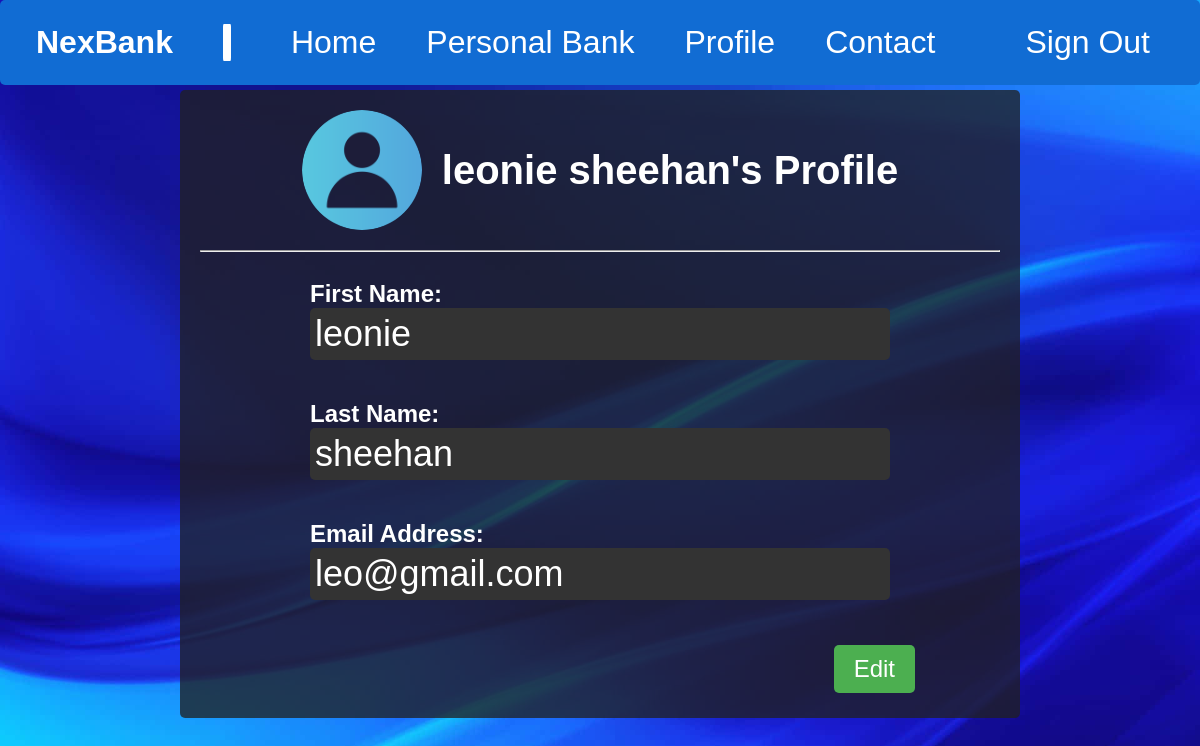
The app's page /profile (signed in), older data.
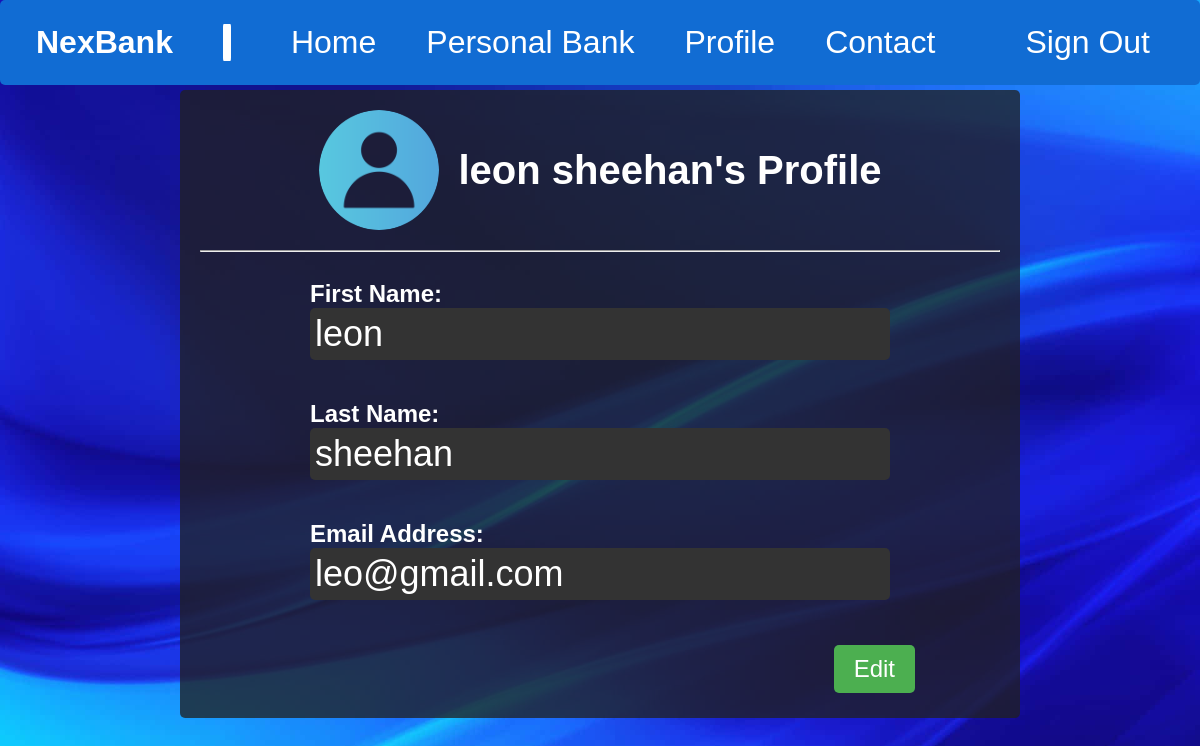
The same page, newer data.
### tables this page shows
CREATE TABLE "users" (
	"user_id"	INTEGER,
	"firstName"	TEXT,
	"lastName"	TEXT,
	"email"	TEXT NOT NULL UNIQUE,
	"password"	TEXT NOT NULL,
	PRIMARY KEY("user_id" AUTOINCREMENT)
);

### app.py (the view)
@app.route('/profile', methods=['GET', 'POST'])
def profile():
    if 'email' not in session:
        return redirect(url_for('login'))
    conn = get_db_connection()
    if request.method == 'POST':
        firstName = request.form['firstName']
        lastName = request.form['lastName']
        email = request.form['email']
        conn.execute('UPDATE users SET firstName = ?, lastName = ?, email = ? WHERE email = ?',
                     (firstName, lastName, email, session['email']))
        conn.commit()
        conn.close()
        session['email'] = email
        return redirect(url_for('profile'))
    else:
        user = conn.execute('SELECT * FROM users WHERE email = ?', (session['email'],)).fetchone()
        conn.close()
        return render_template('profile.html', email=session['email'], firstName=user['firstName'], lastName=user['lastName'])

### app.py (called while the page is built)
def get_db_connection():
    try:
        script_dir = os.path.dirname(os.path.abspath(__file__))
        db_path = os.path.join(script_dir, "database", "bankingDB.db")
        if not os.path.exists(db_path):
            raise FileNotFoundError(f"Database file not found at {db_path}")
        conn = sqlite3.connect(db_path)
        conn.row_factory = sqlite3.Row
        return conn
    except sqlite3.Error as e:
        raise RuntimeError(f"Error connecting to the database: {e}")
    except Exception as e:
        raise RuntimeError(f"General error: {e}")

### templates/profile.html (shortened to what this page needs)
<!DOCTYPE html>
<html lang="en">
<head>
</head>
<body>
    <nav>
        <ul>
            <li><strong>NexBank</strong></li>
            <li class="vertical-line"></li>
            <li><a href="/home">Home</a></li>
            <li><a href="/bank">Personal Bank</a></li>
            <li><a href="/profile">Profile</a></li>
            <li><a href="/contact">Contact</a></li>
            <li style="margin-left: auto;"><a href="/logout">Sign Out</a></li>
        </ul>
    </nav>
    <div class="contentBody">
        <div class="profile-header">
            <img src="{{ url_for('static', filename='images/profile.png') }}" alt="Profile Image" class="profile-image">
            <h1>{{ firstName }} {{ lastName }}'s Profile</h1>
        </div>
        <hr>
        <div class="content">
            <form id="profile-form" method="POST" action="/profile">
                <p>
                    <strong>First Name:</strong>
                    <input type="text" name="firstName" value="{{ firstName }}" readonly>
                </p>
                <p>
                    <strong>Last Name:</strong>
                    <input type="text" name="lastName" value="{{ lastName }}" readonly>
                </p>
                <p>
                    <strong>Email Address:</strong>
                    <input type="email" name="email" value="{{ email }}" readonly>
                </p>
                <div class="button-container">
                    <button type="button" id="edit-button" onclick="toggleEdit()">Edit</button>
                </div>
            </form>
        </div>
    </div>
</body>
</html>

Row changes from the older to the newer data that the page shows:
changed users "sheehan": firstName "leonie" → "leon"
